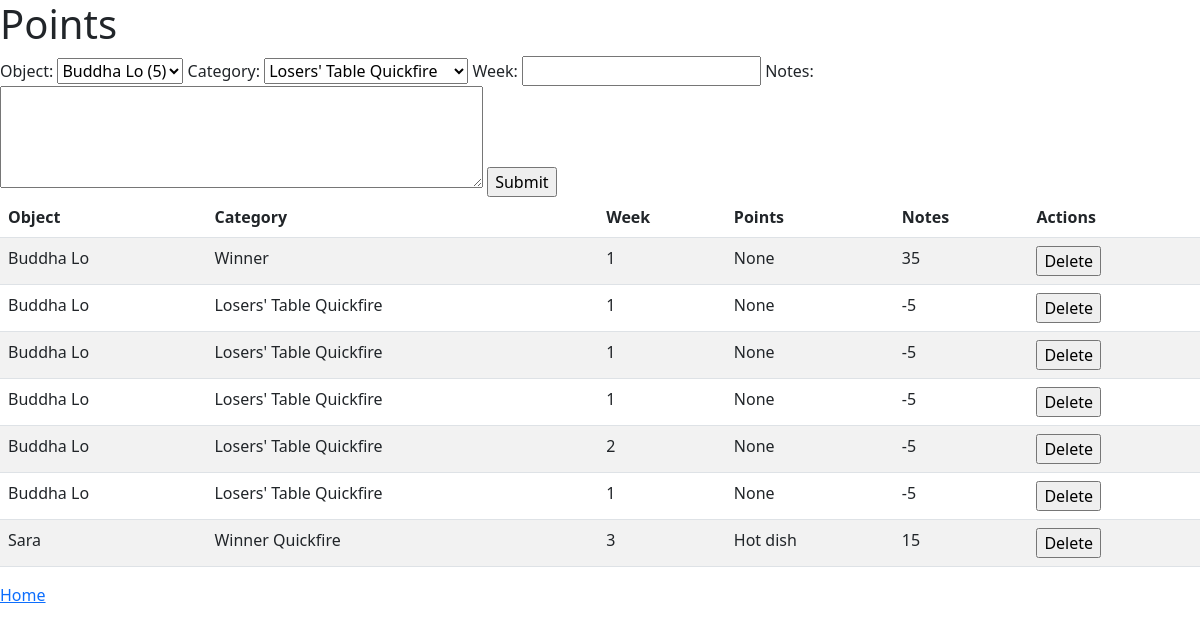
The app's page /points with its own data.
### tables this page shows
CREATE TABLE "points" (
	"id"	INTEGER PRIMARY KEY AUTOINCREMENT,
	"object_id"	INTEGER NOT NULL,
	"category_id"	INTEGER NOT NULL,
	"week"	INTEGER NOT NULL,
	"notes"	TEXT,
	FOREIGN KEY("object_id") REFERENCES "objects"("id"),
	FOREIGN KEY("category_id") REFERENCES "categories"("id")
);

CREATE TABLE "objects" (
	"id"	INTEGER PRIMARY KEY AUTOINCREMENT,
	"name"	TEXT NOT NULL,
	"player_id"	INTEGER,
	"eliminated"	INTEGER,
	FOREIGN KEY("player_id") REFERENCES "players"("id")
);

CREATE TABLE categories (
            id INTEGER PRIMARY KEY AUTOINCREMENT,
            name TEXT NOT NULL,
            points INTEGER NOT NULL
        );

### app.py (the view)
@app.route('/points', methods=['GET', 'POST'])
def points():
    if request.method == 'POST':
        conn = get_db_connection()
        conn.execute('INSERT INTO points (object_id, category_id, week, notes) VALUES (?, ?, ?, ?)',
                     (request.form['object_id'], request.form['category_id'], request.form['week'], request.form['notes']))
        conn.commit()
        conn.close()
    conn = get_db_connection()
    points = conn.execute('SELECT points.id, objects.name, categories.name, points.week, points.notes, categories.points FROM points '
                          'JOIN objects ON points.object_id = objects.id '
                          'JOIN categories ON points.category_id = categories.id').fetchall()
    objects = conn.execute('SELECT * FROM objects').fetchall()
    categories = conn.execute('SELECT * FROM categories').fetchall()
    conn.close()
    return render_template('points.html', points=points, objects=objects, categories=categories)

### app.py (called while the page is built)
def get_db_connection():
    try:
        conn = sqlite3.connect(DATABASE)
        conn.row_factory = sqlite3.Row
    except Error as e:
        print(e)
    return conn

### templates/points.html (shortened to what this page needs)
<!DOCTYPE html>
<html lang="en">
<head>
    <link href="https://cdn.jsdelivr.net/npm/bootstrap@5.3.0-alpha3/dist/css/bootstrap.min.css" rel="stylesheet">
</head>
<body>
    <h1>Points</h1>
    <form method="post" action="{{ url_for('points') }}">
        <label for="object_id">Object:</label>
        <select name="object_id" id="object_id">
            {% for object in objects %}
            <option value="{{ object[0] }}">{{ object[1] }} ({{ object[2] }})</option>
            {% endfor %}
        </select>
        <label for="category_id">Category:</label>
        <select name="category_id" id="category_id">
            {% for category in categories %}
            <option value="{{ category[0] }}">{{ category[1] }}</option>
            {% endfor %}
        </select>
        <label for="week">Week:</label>
        <input type="number" name="week" id="week" min="1" required>
        <label for="notes">Notes:</label>
        <textarea name="notes" id="notes" rows="4" cols="50"></textarea>
        <input type="submit" value="Submit">
    </form>
    <table class="table table-striped">
        <thead>
            <tr>
                <th scope="col">Object</th>
                <th scope="col">Category</th>
                <th scope="col">Week</th>
                <th scope="col">Points</th>
                <th scope="col">Notes</th>
                <th scope="col">Actions</th>
            </tr>
        </thead>
        <tbody>
            {% for point in points %}
            <tr>
                <td>{{ point[1] }}</td>
                <td>{{ point[2] }}</td>
                <td>{{ point[3] }}</td>
                <td>{{ point[4] }}</td>
                <td>{{ point[5] }}</td>
                <td>
                    <form action="{{ url_for('delete_point', point_id=point[0]) }}" method="POST">
                        <input type="submit" value="Delete" />
                    </form>
                </td>
            </tr>
            {% endfor %}
        </tbody>
    </table>
    <a href="{{ url_for('home') }}">Home</a>
</body>
</html>

### records on screen
points: name "Buddha Lo", name "Winner", week "1", point "None", points "35"
points: name "Buddha Lo", name "Losers' Table Quickfire", week "1", point "None", points "-5"
points: name "Buddha Lo", name "Losers' Table Quickfire", week "1", point "None", points "-5"
points: name "Buddha Lo", name "Losers' Table Quickfire", week "1", point "None", points "-5"
points: name "Buddha Lo", name "Losers' Table Quickfire", week "2", point "None", points "-5"
points: name "Buddha Lo", name "Losers' Table Quickfire", week "1", point "None", points "-5"
points: name "Sara", name "Winner Quickfire", week "3", notes "Hot dish", points "15"

### other values on screen
form field object_id "Buddha Lo (5)"
form field category_id "Losers' Table Quickfire"
